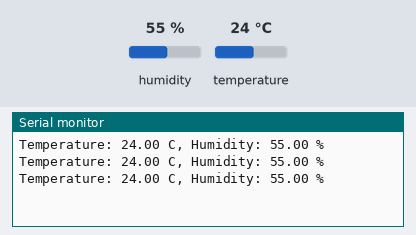
Bench run of a sketch on a simulated Arduino Uno, built with avr-gcc and run on an emulated ATmega328P. On the bench: the last lines printed to the serial monitor. Inputs (shaded band) come from the test bench; at power-on: humidity 55 %, temperature 24 °C.

Above: at 2.8 s.
2.9 s: humidity set to 22 %
At 4.8 s:
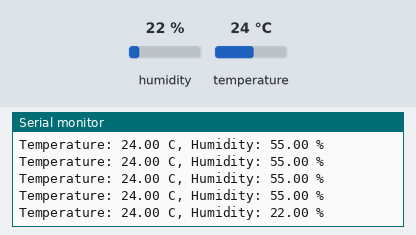
5.6 s: temperature set to 12 °C
At 6.8 s:
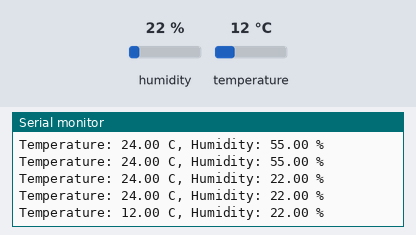
8.3 s: humidity set to 40 %
At 9.8 s:
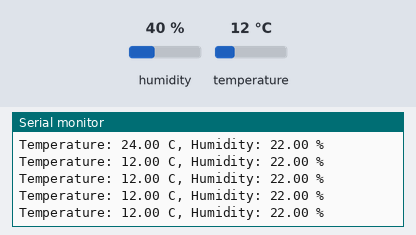
Timing chart, 0 to 11.3 s (numbered marks = the images above; inputs shaded):
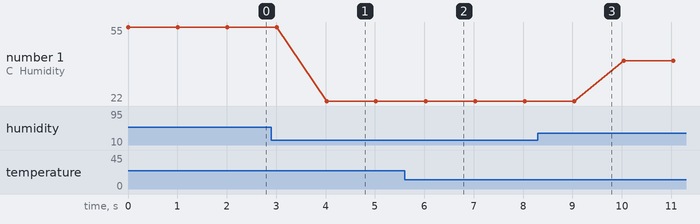

The sketch:

main_firmware.ino
```cpp
#include "sensor_driver.h"
#include "communication.h"

void setup() {
    Serial.begin(9600);
    SensorDriver::init();
    Communication::init();
}

void loop() {
    float temperature = SensorDriver::readTemperature();
    float humidity = SensorDriver::readHumidity();
    Communication::sendData(temperature, humidity);
    delay(1000);  // Log data every second
}
```

communication.cpp
```cpp
#include "communication.h"

void Communication::init() {
    Serial.begin(9600);
}

void Communication::sendData(float temperature, float humidity) {
    Serial.print("Temperature: ");
    Serial.print(temperature);
    Serial.print(" C, Humidity: ");
    Serial.print(humidity);
    Serial.println(" %");
}
```

communication.h
```cpp
#ifndef COMMUNICATION_H
#define COMMUNICATION_H

class Communication {
public:
    static void init();
    static void sendData(float temperature, float humidity);
};

#endif
```

sensor_driver.cpp
```cpp
#include "sensor_driver.h"
#include <DHT.h>

#define DHTPIN 2
#define DHTTYPE DHT22

DHT dht(DHTPIN, DHTTYPE);

void SensorDriver::init() {
    dht.begin();
}

float SensorDriver::readTemperature() {
    return dht.readTemperature();
}

float SensorDriver::readHumidity() {
    return dht.readHumidity();
}
```

sensor_driver.h
```cpp
#ifndef SENSOR_DRIVER_H
#define SENSOR_DRIVER_H

class SensorDriver {
public:
    static void init();
    static float readTemperature();
    static float readHumidity();
};

#endif
```

Measured:
- after the input at 2.9 s, the serial monitor: prints a new line after 1.1 s (image 1)
- after the input at 5.6 s, the serial monitor: prints a new line after 0.43 s (image 2)
- plotted number 1: 55 → 22 after the input at 2.9 s, 22 → 40 after the input at 8.3 s
